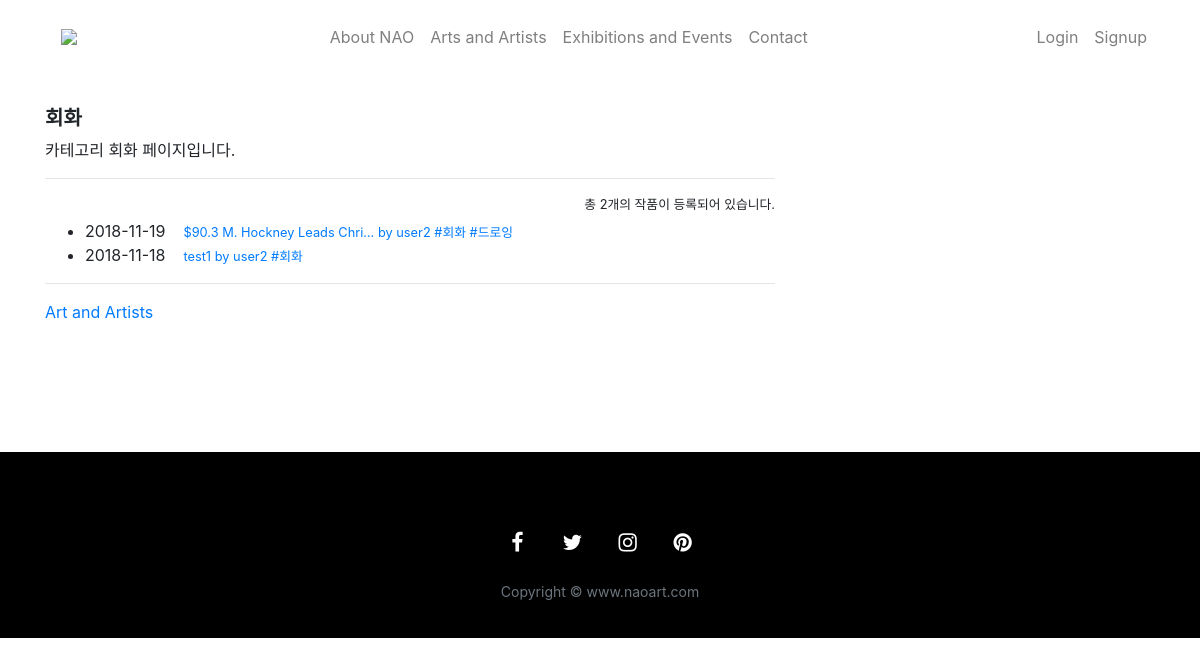
Page /ArtandArtists/category/회화/ on the committed database.
### accounts/models.py (models this page shows, shortened)
class Category(models.Model):
    name = models.SlugField(max_length=100, allow_unicode=True)
    description = models.TextField(blank=True)

class Artist(models.Model):
    user = models.OneToOneField(User, on_delete=models.CASCADE, primary_key=True, limit_choices_to={'is_artist': True})
    main_fields = models.ManyToManyField(Category, related_name='fields_artists')

class User(AbstractUser):
    is_artist = models.BooleanField(default=False)
    is_client = models.BooleanField(default=False)

class Profile(models.Model):
    YEAR_CHOICES = []
    for r in range(1980, (datetime.datetime.now().year+1)):
        YEAR_CHOICES.append((r, r))
    user = models.OneToOneField(User, on_delete=models.CASCADE) ### 중요!!!!
    name = models.CharField(max_length=100)
    location = models.CharField(_('활동지'), max_length=100, blank=True, null=True)
    education = models.CharField(_('교육'), max_length=100, blank=True, null=True)
    birthYear = models.IntegerField(_('BirthYear'), choices=YEAR_CHOICES, default=datetime.datetime.now().year, blank=True, null=True)
    bio = models.TextField(_('소개'), blank=True, null=True)
    singleEvent = models.TextField(_('개인전'), blank=True, null=True)
    GroupEvent = models.TextField(_('그룹전'), blank=True, null=True)
    website_url = models.URLField(blank=True)
    avatar = models.ImageField(upload_to='profiles/', blank=True)

### artist/models.py (models this page shows, shortened)
class Work(models.Model):
    artist = models.ForeignKey(Artist, on_delete=models.CASCADE)
    title = models.CharField(max_length=200, validators=[min_length_3_validator])
    image1 = models.ImageField(upload_to=upload_to, blank=True, null=True)
    image2 = models.ImageField(upload_to=upload_to, blank=True, null=True)
    image3 = models.ImageField(upload_to=upload_to, blank=True, null=True)
    image4 = models.ImageField(upload_to=upload_to, blank=True, null=True)
    image5 = models.ImageField(upload_to=upload_to, blank=True, null=True)
    video = EmbedVideoField(blank=True) # same like models.URLField()
    description = models.TextField(blank=True)
    category = models.ManyToManyField(Category)
    likes = models.ManyToManyField(User, related_name='likes', blank=True)
    tags = models.CharField(max_length=100, blank=True)
    created_at = models.DateTimeField(auto_now_add=True)
    updated_at = models.DateTimeField(auto_now=True)
    class Meta:
        ordering = ['-created_at']

### artist/views.py (called while the page is built)
def works_by_category(request, category):
    category = get_object_or_404(Category, name=category)
    works = category.work_set.all().select_related('artist')
    count = works.count()
    return render(request, 'artist/works_by_category.html', {'category': category, 'works': works, 'count': count,})

### artist/templates/artist/works_by_category.html (shortened to what this page needs)
{% extends "artist/layout.html" %}
{% load static %}
{% load imagekit %}
{% block content %}
<div class="container" style="margin-top: 2rem; margin-bottom: 8rem">
    <div class="row">
      <div class="col-8">
  <h1>{{ category.name }}</h1>
  <p>카테고리 {{ category.name }} 페이지입니다.</p>
  <hr>
  <small class="float-right">총 {{ count }}개의 작품이 등록되어 있습니다.</small><br>
  <ul>
    {% for work in works %}
    <li>{{ work.updated_at|date:'Y-m-d' }}&nbsp;&nbsp;&nbsp;
      <a href="{% url 'ArtandArtists:work_detail' work.id %}">
      <small>{{ work.title|truncatechars:30 }} by <a href="{% url 'ArtandArtists:artist_detail' artist_id=work.artist.user_id %}">{{ work.artist.user.profile.name }}</a>
        {% for category in work.category.all  %}
          <a href="{% url 'ArtandArtists:works_by_category' category=category.name %}"> #{{ category.name }}</a>
          {% endfor %}
      </small>
    {% endfor %}
  </ul>
  <hr>
<a href="{% url 'ArtandArtists:work_list' %}">Art and Artists</a>
</div>
</div>
</div>
{% endblock %}

### rows in the picture
Category: name "회화"
Work: updated_at "2018-11-19", title "$90.3 M. Hockney Leads Chri...", artist.user.profile.name "user2"
Category: name "드로잉"
Work: updated_at "2018-11-18", title "test1", artist.user.profile.name "user2"

### other values in the picture
{{ count }} "2"
